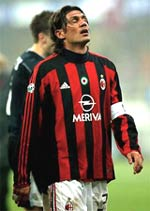
%> input picture data/acmilan/22.jpg, 150 x 211 px
$ octave --eval "result = create_models;"   (GNU Octave 9; MATLAB toolbox functions it lacks are replaced by stand-ins)
%> lines starting %> are read from the running program, lines starting %| are printed output that depends on the picture
function [models] = create_models()
    global VERBOSE
    global FIG_SUBIMAGE
    global FIG_HIST

    images = [struct('im', {}, 'name', {})];

    im = imread('data/acmilan/22.jpg');
%> im is the input picture: size 211x150x3 uint8; mean R, G, B 122.1, 107, 92.8
    images(end + 1).im = im(75:170, 50:110, :);
    images(end).name = '22.jpg';

    im = imread('data/barcelona/05.jpg');
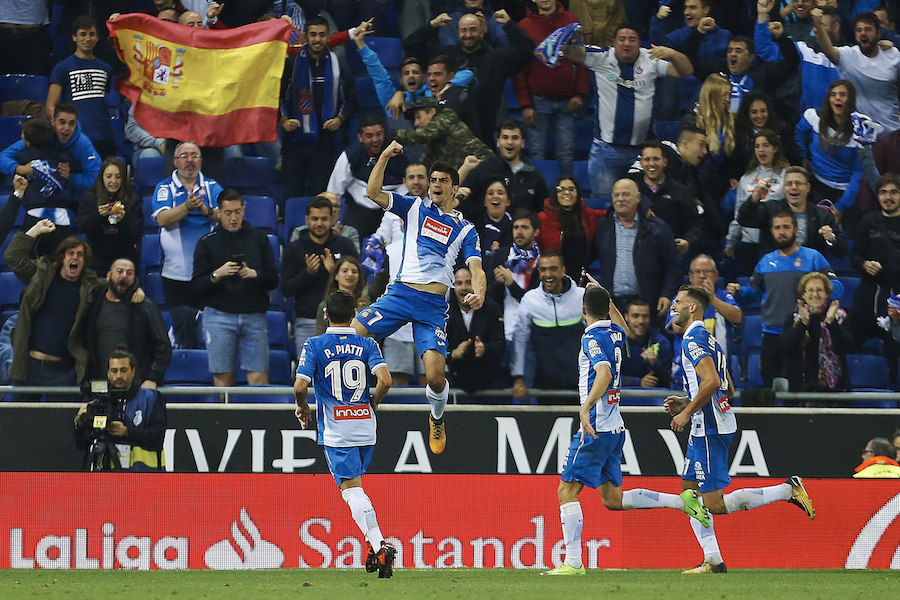
%> input picture data/rcdespanol/05.jpg, 900 x 600 px
%> im is the input picture: size 600x900x3 uint8; mean R, G, B 87.5, 75.1, 75
    images(end + 1).im = im(250:end, 50:210, :);
    images(end).name = '05.jpg';

    im = imread('data/chelsea/18.jpg');
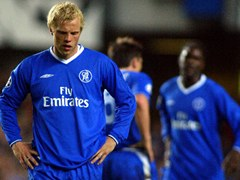
%> input picture data/chelsea/18.jpg, 240 x 180 px
%> im is the input picture: size 180x240x3 uint8; mean R, G, B 51.9, 60.2, 108.5
    images(end + 1).im = im(60:160, 37:100, :);
    images(end).name = '26.jpg';

    im = imread('data/juventus/15.jpg');
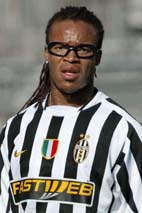
%> input picture data/juventus/15.jpg, 142 x 213 px
%> im is the input picture: size 213x142x3 uint8; mean R, G, B 126.8, 123.9, 118
    images(end + 1).im = im(130:end, :, :);
    images(end).name = '15.jpg';

%> (the run ends here)
